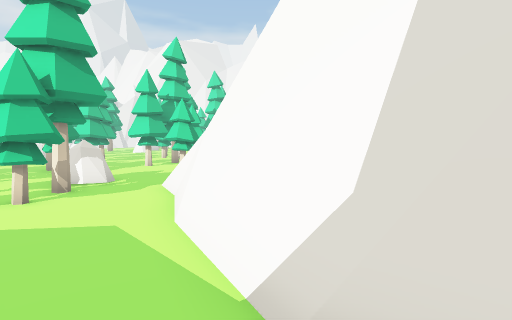
view 1 (above)

15 first-person views from a walk through a Unity game level. The camera is 1.3 m above the floor, tilts 4° down and sees 80° across. The floor is counted in squares, 1 m on a side. Each view is taken from the middle of a square. On the plan, view 1 faces up. The plan holds only what a view shows up to about 14 squares ahead; the rest is blank. The place goes on beyond the plan.

view 2
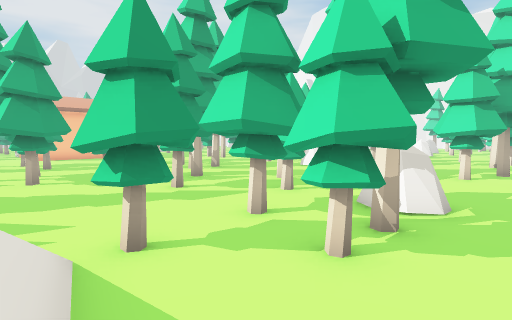

view 3
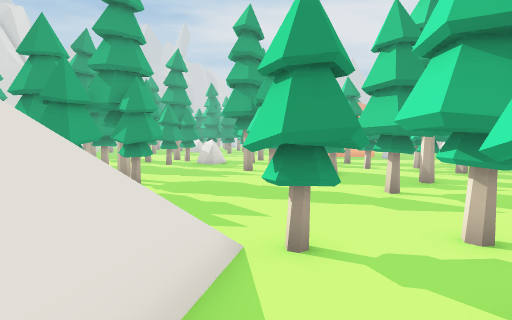

view 4
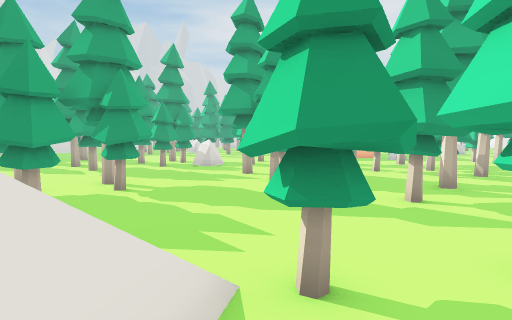

view 5
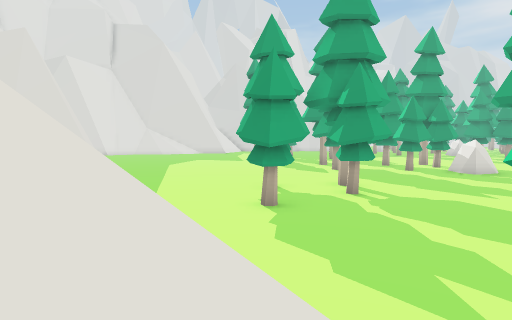

view 6
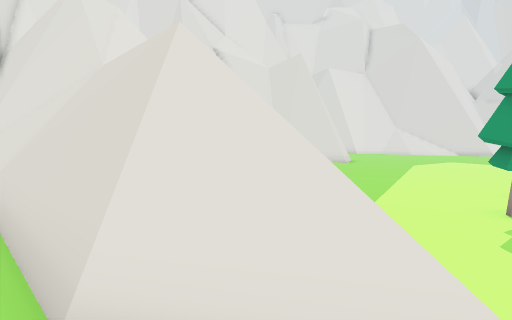

view 7
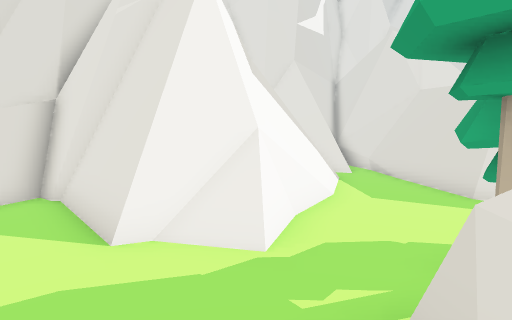

view 8
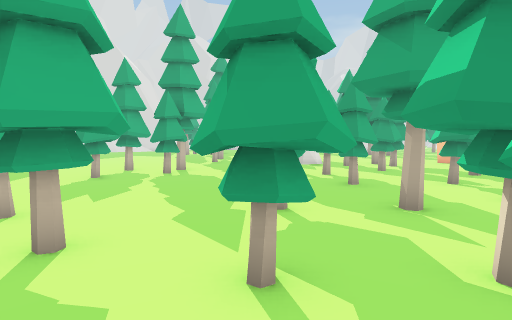

view 9
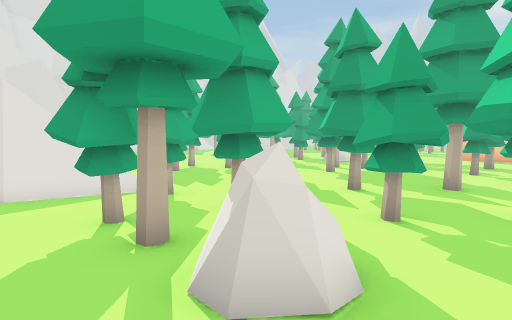

view 10
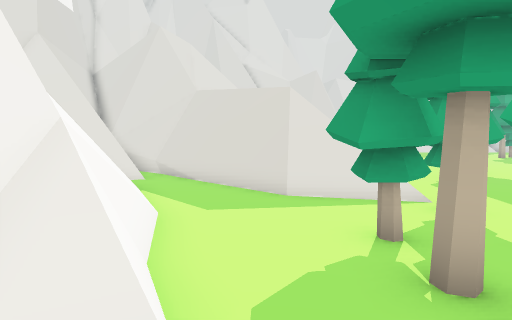

view 11
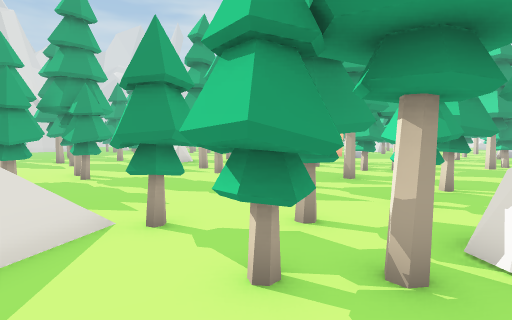

view 12
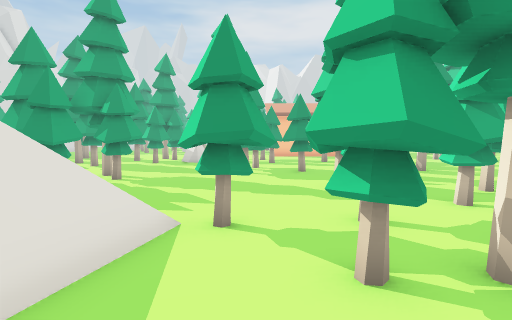

view 13
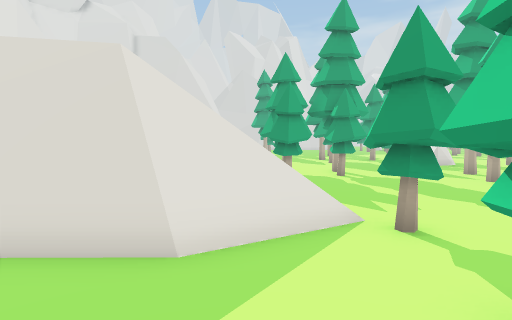

view 14
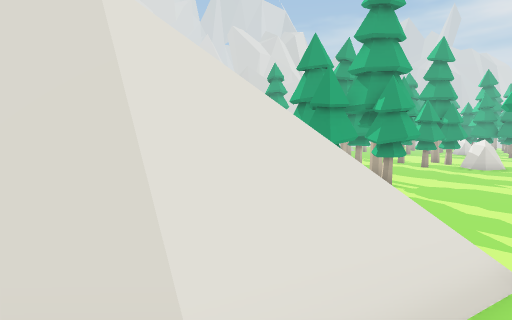

view 15
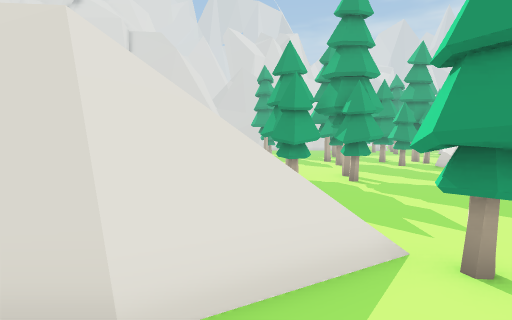

### Floor plan
Points are (right, up) in squares from view 1. A wall is a line through its corners. A room is listed if a view was taken in it or the views show most of it. See-through windows are left out.
Room 1 (view 1)
walls: (-2.4, 0.9) (-0.2, -1.3); (-1.6, -0.4) (0.5, -3); (-2.6, 0.8) (-0.8, -1); (-2.6, 0.5) (-1.5, -0.6); (-1.1, -0.7) (0.7, -2.9); (1.4, 1.6) (1.1, 1.9)
low walls: (-1.4, 0.6) (-0.5, -0.3); (-2.2, 1.1) (0.6, -1.7); (-2.4, 1.5) (-1.5, 0.6); (-0.3, -0.5) (0.6, -1.4); (0.5, 1.8) (-0.1, 2.9); (0.9, 1.9) (0.3, 3); (1.2, 1.4) (0.5, 2.1); (1.1, 1.9) (0.4, 3.2)
ways out: opening at (-1.5, 2.5) to room 2
Room 2 (views 2, 3, 4, 5, 6, 7, 8, 9, 10, 11, 12, 13, 14, 15)
walls: (-5.8, 2.8) (-3.8, 2.3) (-2.4, 0.9); (-5.5, 2.5) (-3.8, 2) (-2.6, 0.8); (-5.3, 2.3) (-4, 1.9) (-2.6, 0.5); (-1.1, 5.1) (-1.6, 7); (-1.3, 7.4) (-0.7, 8.9); (-0.7, 6.9) (-0.1, 8.3); (-0.4, 6.6) (-0.8, 7.2) (-0.3, 8.6); (-1.3, 9) (2.6, 8.7) (3, 9.1); (1.4, 1.8) (-1.2, 6.8) (-0.4, 8.9); (-1.3, 9.2) (2.7, 8.9); (1.6, 1.8) (-1.2, 7); (0.1, 8.7) (2.8, 8.5); (2.8, 8.7) (3.1, 9); (3.9, 9.4) (3.4, 10.3); (3.9, 9.9) (3.7, 10.3)
low walls: (-6.4, 3.5) (-3.6, 2.7); (-6.2, 3.2) (-3.7, 2.5); (-3.9, 2.8) (-2.2, 1.1); (-3.8, 2.9) (-2.4, 1.6); (-2, 6.7) (-2.8, 8.1); (-1.2, 4.9) (-1.5, 6); (-1.7, 6.5) (-1.8, 7); (-0.1, 2.9) (-1.4, 5.5); (0.3, 3) (-2.4, 8.3) (-1.7, 6.9); (0.4, 3.2) (-1.3, 6.4); (-0.7, 6.7) (-1.3, 7.4); (-1.2, 8.1) (-0.8, 9); (-1.3, 8.5) (-1.1, 9); (-1.2, 9.3) (2.7, 9); (-1.1, 9.5) (2.4, 9.2); (2.5, 8.9) (2.9, 9.2); (2.5, 9.3) (3.6, 9.5) (3.1, 10.4); (3.4, 9.4) (2.8, 10.5)
ways out: opening at (-1.5, 2.5) to room 1
objects: pine tree (-21, 0) to (-20, 0); pine tree (-21, 5) to (-20, 6); pine tree (-20, -2) to (-19, -1); rock (-20, 1) to (-19, 2); other object (-20, 3) to (-19, 4); pine tree (-19, -1) to (-18, 0); pine tree (-19, 5) to (-18, 6); pine tree (-18, -5) to (-18, -4); pine tree (-17, -3) to (-16, -2); pine tree (-17, 8) to (-16, 9); pine tree (-17, 10) to (-16, 11); pine tree (-16, 3) to (-15, 4); pine tree (-16, 5) to (-15, 5); pine tree (-15, 6) to (-14, 7); pine tree (-15, 10) to (-14, 10); pine tree (-15, 11) to (-14, 11); pine tree (-14, 4) to (-13, 5); pine tree (-13, -1) to (-13, 0); pine tree (-12, -2) to (-10, -1); pine tree (-12, 0) to (-11, 1); pine tree (-12, 9); pine tree (-11, 7) to (-10, 8); pine tree (-10, 0) to (-9, 0); pine tree (-10, 10) to (-9, 11); pine tree (-8, 6) to (-6, 7); pine tree (-8, 9) to (-7, 10); pine tree (-8, 11) to (-7, 11); pine tree (-7, 4) to (-6, 5); rock (-6, 9) to (-5, 10); pine tree (-5, 6) to (-4, 6); pine tree (-5, 7) to (-4, 8)

Positions as (right, up) in squares from view 1, and headings:
1: (0, 0), facing up
2: (-3, 3), facing up-left
3: (-3, 4), facing left
4: (-4, 4), facing left
5: (-5, 4), facing down-left
6: (-5, 5), facing down
7: (-5, 11), facing down-right
8: (-6, 11), facing down-left
9: (-3, 11), facing down-left
10: (-3, 10), facing down
11: (-2, 6), facing left
12: (-2, 5), facing left
13: (-2, 6), facing down-left
14: (-3, 4), facing down-left
15: (-3, 5), facing down-left
